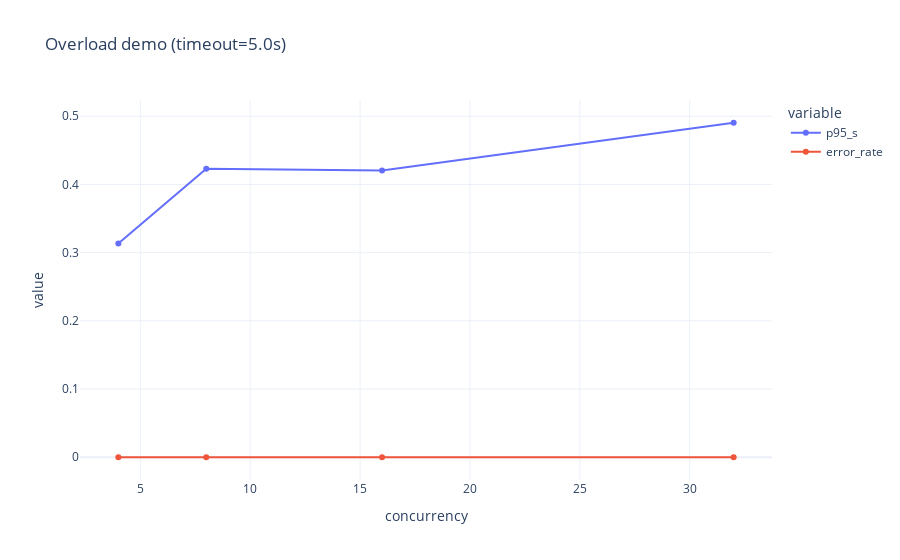

This figure's notebook cell:
### Markdown cell above
## Backpressure + timeouts (the failure mode)

When you overload an inference server:
- p95/p99 get worse (queueing)
- then requests start timing out / failing

A practical rule: **cap concurrency** and set a timeout that matches your SLO.

### Code cell
# Demonstrate overload by lowering timeout and increasing concurrency

OVERLOAD_TIMEOUT_S = 5.0
OVERLOAD_TOTAL_REQ = 60
OVERLOAD_CONCURRENCY = [4, 8, 16, 32]

rows = [run_load(total_requests=OVERLOAD_TOTAL_REQ, concurrency=c, timeout_s=OVERLOAD_TIMEOUT_S) for c in OVERLOAD_CONCURRENCY]
df_over = pd.DataFrame(rows).sort_values("concurrency")
display(df_over)

fig = px.line(
    df_over,
    x="concurrency",
    y=["p95_s", "error_rate"],
    markers=True,
    title=f"Overload demo (timeout={OVERLOAD_TIMEOUT_S}s)",
)
fig.show()

### Figure 1 — Plotly figure (JSON) as saved in the notebook; plotly's stock layout.template omitted (floating-point values rounded to 4 significant figures)
{"data": [{"hovertemplate": "variable=p95_s<br>concurrency=%{x}<br>value=%{y}<extra></extra>", "legendgroup": "p95_s", "line": {"color": "#636efa", "dash": "solid"}, "marker": {"symbol": "circle"}, "mode": "lines+markers", "name": "p95_s", "orientation": "v", "showlegend": true, "type": "scatter", "x": [4, 8, 16, 32], "xaxis": "x", "y": [0.3133, 0.4229, 0.4205, 0.4904], "yaxis": "y"}, {"hovertemplate": "variable=error_rate<br>concurrency=%{x}<br>value=%{y}<extra></extra>", "legendgroup": "error_rate", "line": {"color": "#EF553B", "dash": "solid"}, "marker": {"symbol": "circle"}, "mode": "lines+markers", "name": "error_rate", "orientation": "v", "showlegend": true, "type": "scatter", "x": [4, 8, 16, 32], "xaxis": "x", "y": [0.0, 0.0, 0.0, 0.0], "yaxis": "y"}], "layout": {"legend": {"title": {"text": "variable"}, "tracegroupgap": 0}, "title": {"text": "Overload demo (timeout=5.0s)"}, "xaxis": {"anchor": "y", "domain": [0, 1], "title": {"text": "concurrency"}}, "yaxis": {"anchor": "x", "domain": [0, 1], "title": {"text": "value"}}}}
